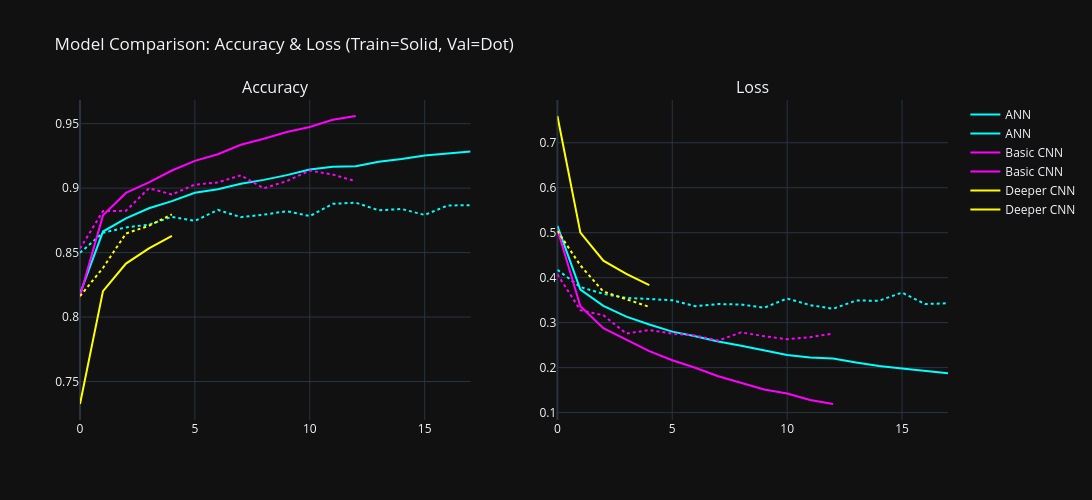

Source (notebook cell):
### Markdown cell above
#### 4.3) Model Comparison

- Created a dataframe to store **test loss** and **test accuracy** for ANN, Basic CNN, and Deeper CNN.  
- Plotted training history for each model (accuracy & loss vs. epochs).  
- Helps compare how models learn and generalize over time.

### Code cell
import plotly.graph_objects as go
from plotly.subplots import make_subplots

models = {
    "ANN": ("cyan", ann_history),
    "Basic CNN": ("magenta", basic_cnn_history),
    "Deeper CNN": ("yellow", deeper_cnn_history)
}

performance_data = {
    'Model': ['ANN', 'Basic CNN', 'Deeper CNN'],
    'Test Loss': [loss_ann, loss_basic_cnn, loss_deeper_cnn],
    'Test Accuracy': [accuracy_ann, accuracy_basic_cnn, accuracy_deeper_cnn]
}

performance_df = pd.DataFrame(performance_data)

fig = make_subplots(rows=1, cols=2, subplot_titles=('Accuracy', 'Loss'))

for name, (color, history) in models.items():
    # Accuracy
    fig.add_trace(go.Scatter(y=history.history['accuracy'], mode='lines',
                             name=name, line=dict(color=color, dash='solid')), row=1, col=1)
    fig.add_trace(go.Scatter(y=history.history['val_accuracy'], mode='lines',
                             name=name, line=dict(color=color, dash='dot'), showlegend=False), row=1, col=1)

    # Loss
    fig.add_trace(go.Scatter(y=history.history['loss'], mode='lines',
                             name=name, line=dict(color=color, dash='solid')), row=1, col=2)
    fig.add_trace(go.Scatter(y=history.history['val_loss'], mode='lines',
                             name=name, line=dict(color=color, dash='dot'), showlegend=False), row=1, col=2)

fig.update_layout(
    title_text="Model Comparison: Accuracy & Loss (Train=Solid, Val=Dot)",
    height=500,
    width=1200,
    template="plotly_dark"
)

fig.show()

### Figure 1 — Plotly figure (JSON) as saved in the notebook; plotly's stock layout.template omitted (floating-point values rounded to 4 significant figures)
{"data": [{"line": {"color": "cyan", "dash": "solid"}, "mode": "lines", "name": "ANN", "type": "scatter", "xaxis": "x", "y": [0.8182, 0.8663, 0.8766, 0.8844, 0.8899, 0.8964, 0.8992, 0.9034, 0.9064, 0.9101, 0.9145, 0.9165, 0.9169, 0.9204, 0.9225, 0.9253, 0.9268, 0.9284], "yaxis": "y"}, {"line": {"color": "cyan", "dash": "dot"}, "mode": "lines", "name": "ANN", "showlegend": false, "type": "scatter", "xaxis": "x", "y": [0.8498, 0.8654, 0.8695, 0.8717, 0.8777, 0.8746, 0.8831, 0.8775, 0.8794, 0.8821, 0.8783, 0.8878, 0.8887, 0.8828, 0.8838, 0.8792, 0.8865, 0.8868], "yaxis": "y"}, {"line": {"color": "cyan", "dash": "solid"}, "mode": "lines", "name": "ANN", "type": "scatter", "xaxis": "x2", "y": [0.515, 0.3737, 0.3372, 0.3134, 0.2959, 0.28, 0.2696, 0.258, 0.2486, 0.2381, 0.2283, 0.2227, 0.22, 0.2112, 0.2035, 0.1982, 0.1926, 0.1876], "yaxis": "y2"}, {"line": {"color": "cyan", "dash": "dot"}, "mode": "lines", "name": "ANN", "showlegend": false, "type": "scatter", "xaxis": "x2", "y": [0.4175, 0.3793, 0.3639, 0.3548, 0.3527, 0.3497, 0.3365, 0.3413, 0.3402, 0.3333, 0.3536, 0.339, 0.3308, 0.3491, 0.3488, 0.3667, 0.3414, 0.3431], "yaxis": "y2"}, {"line": {"color": "magenta", "dash": "solid"}, "mode": "lines", "name": "Basic CNN", "type": "scatter", "xaxis": "x", "y": [0.8162, 0.8788, 0.8963, 0.9044, 0.9136, 0.9211, 0.9262, 0.9336, 0.9383, 0.9436, 0.9475, 0.953, 0.9559], "yaxis": "y"}, {"line": {"color": "magenta", "dash": "dot"}, "mode": "lines", "name": "Basic CNN", "showlegend": false, "type": "scatter", "xaxis": "x", "y": [0.8531, 0.8822, 0.8824, 0.8999, 0.8951, 0.9027, 0.9044, 0.9099, 0.8999, 0.9054, 0.9137, 0.9105, 0.9053], "yaxis": "y"}, {"line": {"color": "magenta", "dash": "solid"}, "mode": "lines", "name": "Basic CNN", "type": "scatter", "xaxis": "x2", "y": [0.5073, 0.3364, 0.2878, 0.2619, 0.2365, 0.2165, 0.1997, 0.1808, 0.1668, 0.1514, 0.1423, 0.1279, 0.1191], "yaxis": "y2"}, {"line": {"color": "magenta", "dash": "dot"}, "mode": "lines", "name": "Basic CNN", "showlegend": false, "type": "scatter", "xaxis": "x2", "y": [0.4074, 0.3276, 0.3164, 0.2757, 0.2836, 0.2757, 0.2712, 0.2601, 0.2784, 0.2698, 0.2631, 0.2678, 0.2759], "yaxis": "y2"}, {"line": {"color": "yellow", "dash": "solid"}, "mode": "lines", "name": "Deeper CNN", "type": "scatter", "xaxis": "x", "y": [0.7326, 0.8201, 0.8415, 0.8532, 0.863], "yaxis": "y"}, {"line": {"color": "yellow", "dash": "dot"}, "mode": "lines", "name": "Deeper CNN", "showlegend": false, "type": "scatter", "xaxis": "x", "y": [0.8162, 0.8381, 0.8648, 0.8708, 0.8796], "yaxis": "y"}, {"line": {"color": "yellow", "dash": "solid"}, "mode": "lines", "name": "Deeper CNN", "type": "scatter", "xaxis": "x2", "y": [0.7595, 0.5003, 0.4379, 0.4083, 0.3833], "yaxis": "y2"}, {"line": {"color": "yellow", "dash": "dot"}, "mode": "lines", "name": "Deeper CNN", "showlegend": false, "type": "scatter", "xaxis": "x2", "y": [0.5041, 0.4273, 0.3691, 0.3514, 0.335], "yaxis": "y2"}], "layout": {"annotations": [{"font": {"size": 16}, "showarrow": false, "text": "Accuracy", "x": 0.225, "xanchor": "center", "xref": "paper", "y": 1, "yanchor": "bottom", "yref": "paper"}, {"font": {"size": 16}, "showarrow": false, "text": "Loss", "x": 0.775, "xanchor": "center", "xref": "paper", "y": 1, "yanchor": "bottom", "yref": "paper"}], "height": 500, "title": {"text": "Model Comparison: Accuracy & Loss (Train=Solid, Val=Dot)"}, "width": 1200, "xaxis": {"anchor": "y", "domain": [0, 0.45]}, "xaxis2": {"anchor": "y2", "domain": [0.55, 1]}, "yaxis": {"anchor": "x", "domain": [0, 1]}, "yaxis2": {"anchor": "x2", "domain": [0, 1]}}}
